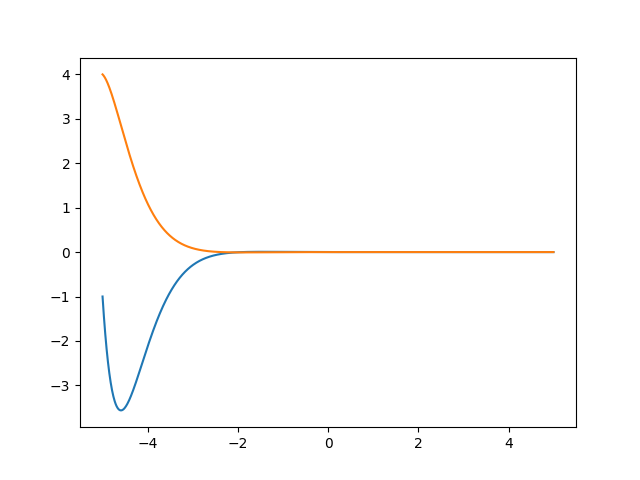

Write Python code to recreate this figure.
import numpy as np
from scipy.integrate import odeint
import matplotlib.pyplot as plt

t=np.arange(-5,5,0.01)

def diff_func(i,t):
    k,y=i
    
    dk_dt=-5*y-k
    dy_dt=k
 
    return dk_dt,dy_dt

y0=4
k0=-1
i0=k0,y0

s=odeint(diff_func,i0,t)
plt.plot(t,s)
plt.savefig('task_1_4.png')
